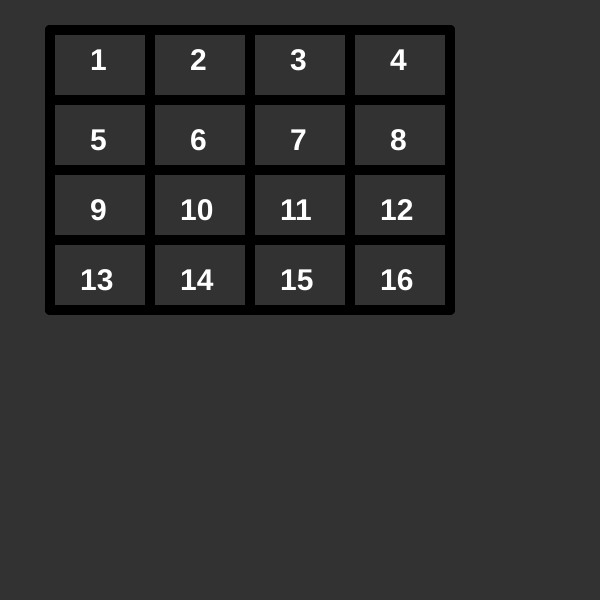
Frame 1 (no input)
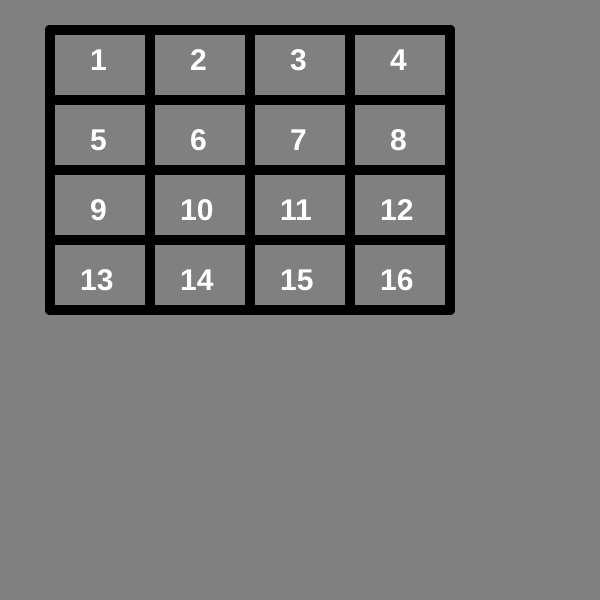
Frame 60 (no input)
Frame 120 (the mouse pressed at the canvas centre since frame 60): identical to frame 60, image omitted

The p5.js sketch that drew these frames (run headless with seeded random() and noise() and a simulated clock; from frame 60 on, the mouse is pressed at the canvas centre):

// p5.js sketch
// ── sketch.js
//===============================================
//Interface teclado numerico
//Autor: Iury Anderson Fernandes Coelho
//Revisado em: 13/10/2019
//===============================================
var tamanhoFonte =30;

var numbotao1;
function setup() { 
  
  local= createCanvas(600, 600);

  textSize(tamanhoFonte);
  textStyle(BOLD);  
}

function draw() { 
   
  background(50);
  colorMode(HSB);
  strokeWeight(10); 
  
  // linhas horizontais
   local.line(50, 30,  450, 30);
   local.line(50, 100, 450, 100);
   line(50, 170, 450, 170);
   line(50, 240, 450, 240);
   line(50, 310, 450, 310);
  
  //linhas verticais
   line(50, 310, 50, 30); 
   line(150, 30, 150, 310);
   line(250, 30, 250, 310);  
   line(350, 310, 350, 30); 
   line(450, 30, 450, 310);   
  
  //posicao dos botoes   
   fill(220);  
   text('1',  90, 70); 
   text('2',  190,70); 
   text('3',  290,70);
   text('4',  390,70);
   text('5',  90, 150);
   text('6',  190,150);
   text('7',  290,150);
   text('8',  390,150);
   text('9',  90, 220);
   text('10', 180, 220);
   text('11', 280, 220);
   text('12', 380, 220);
   text('13', 80, 290);
   text('14', 180, 290);
   text('15', 280, 290);
   text('16', 380, 290);    
  
}
